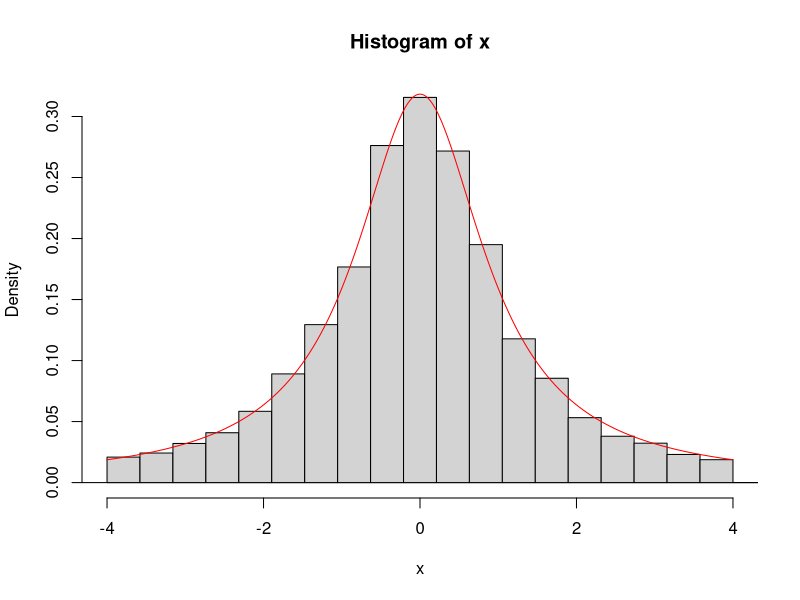
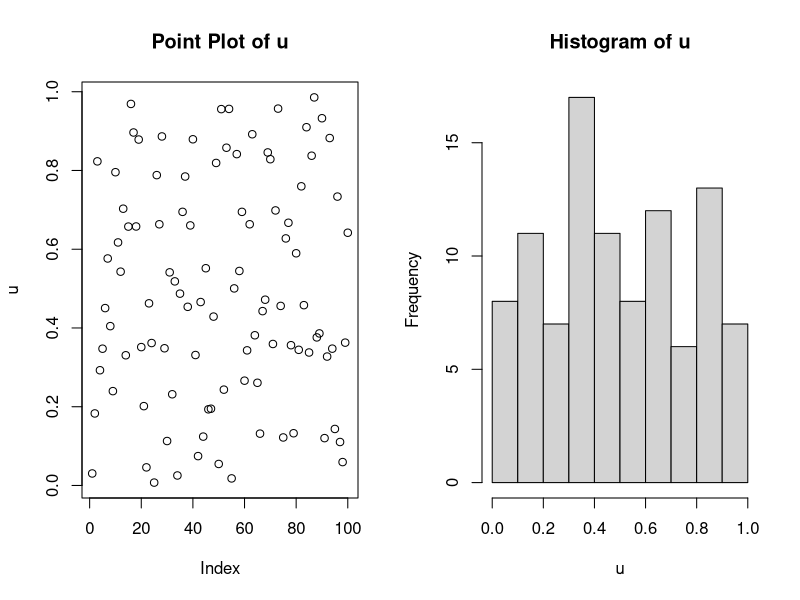

Write the R code that produced these figures, in order.
## ---- chunk 1
knitr::opts_chunk$set(echo = TRUE, 
                      message = FALSE, 
                      warning = FALSE, 
                      comment = "") 
myprint <- function(printD, dig = 4)
  data.frame(round(printD, digits = dig)) 
## ---- chunk 2
est_pi <- function(n = 100, pr = 0.95){

  x <- rbinom(n, 1, pi/4)
  m <- mean(x)
  tail <- 1 - (1 - pr)/2
  d <- sd(x) * qnorm(tail)
  
  return(list(est = m, tol = d))
}
## ---- chunk 3
sim100 <- est_pi(100, 0.95)
ci100 <- c(sim100$est - sim100$tol, sim100$est + sim100$tol, pi / 4)
names(ci100) <- c("2.5%", "97.5%", "True pi/4")
ci100
## ---- chunk 4
isInCI <- NULL
for (i in 1:1000) {
  sim <- est_pi()
  isInCI[i] <- ((sim$est - sim$tol) < (pi/4)) && ((pi/4) < (sim$est + sim$tol))
}
sum(isInCI)
## ---- chunk 5
mySim <- function(n){
  u <- runif(n, 0, 1)
  x <- tan(pi * u)
  return(x)
}
## ---- chunk 6
x <- mySim(10000)
hist(x, freq=FALSE, xlim=c(-4, 4),
     breaks=c(min(x),seq(-4, 4, length=20), max(x)))
t = seq(-4, 4, length=500)
lines(t, 1/(pi*(1+t^2)), col="red")
## ---- chunk 7
myPRNG <- function(M = 2^31, a = 2^16 + 3, c = 0, seed, n){
  z <- NULL
  u <- NULL
  
  z[1] <- seed
  for(i in 1:n){
    z[i+1] <- (a * z[i] + c) %% M
    u[i] <- z[i+1] / M #fixing the subscript
  }
  
  return(u)  
}


u <- myPRNG(seed = 999, n = 100)
par(mfrow = c(1,2))
plot(u, main = "Point Plot of u")
hist(u)
